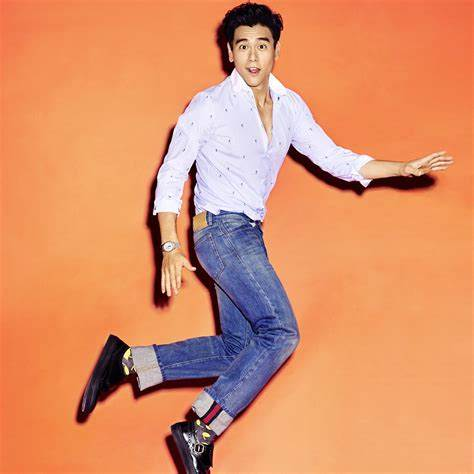
#> input picture hw/hw3/q2/Pyy.jpg, 474 x 474 px
$ python GraphCut.py   (older library calls are emulated)
#> lines starting #> are read from the running program, lines starting #| are printed output that depends on the picture
from cv2 import cv2
import numpy as np
import maxflow
import matplotlib.pyplot as plt
MAXVAL=1000000
sigma=5
def get_node_num(i, j, M):
    return j*M+i
def get_xy(nodenum, M):
    return nodenum % M, int(nodenum/M)

# [29 lines left out: function colorplatte, not called in this run]

def parse_data(data):
    datafile=open(data)
    dataArr=[]
    for line in datafile.readlines():
        curpair=line.split("\t")
        curpair=list(map(int,curpair))
        dataArr.append((curpair[0]-1,curpair[1]-1))
    return dataArr

def const_G(I,M,N,bg,fg):
    G=np.array([0.5]*(M*N))
    G=np.reshape(G,(M,N))
    # print(G.shape)
    # print(bg[0])
    for i in range(len(bg)):
        G[bg[i][0]][bg[i][1]] = 0
    for i in range(len(fg)):
        G[fg[i][0]][fg[i][1]] = 1
    return G
def VertexEdge(G,M,I):
    V=[]
    E=[]
    for i in range(M):
        for j in range(N):
            if G[i,j]==0:#bg
                V.append((get_node_num(j,i,M), MAXVAL, 0))
            elif G[i,j]==1:
                V.append((get_node_num(j,i,M), 0, MAXVAL))
            else:
                V.append((get_node_num(j,i,M), 0, 0))
    for i in range(M-1):
        for j in range(N-1):
            state=get_node_num(j,i,M)
            nstate=get_node_num(j+1,i,M)
            tmp=-np.sum((I[i,j]-I[i,j+1].astype(np.float64))**2)
            w = np.exp(tmp/2/sigma/sigma)
            E.append((state,nstate,w))

            nstate=get_node_num(j,i+1,M)
            tmp=-np.sum((I[i,j]-I[i+1,j].astype(np.float64))**2)
            w = np.exp(tmp/2/sigma/sigma)
            E.append((state,nstate,w))
    return V,E

# [27 lines left out: functions find_maxflow, visulize, not called in this run]

def runGC(I,M,N,bg,fg):
    G=const_G(I,M,N,bg,fg)
    V,E=VertexEdge(G,M,I)
    mask=find_maxflow(I,V,E,M)
    return mask

# [19 lines left out: function MultiGC, not called in this run]


I=cv2.imread("Pyy.jpg")
#> I is the input picture: shape (474, 474, 3); mean B, G, R 106.1, 145.5, 220.2
bg=parse_data('points/bg_points.txt')
#> (reads hw/hw3/q2/points/bg_points.txt from the repository)
# bgv2=parse_data('bgv2_points.txt')
fg=parse_data('points/fg_points.txt')
#> (reads hw/hw3/q2/points/fg_points.txt from the repository)
fg_comb=parse_data('points/fg_comb.txt')
#> (reads hw/hw3/q2/points/fg_comb.txt from the repository)

shirt=parse_data('points/shirt_points.txt')
#> (reads hw/hw3/q2/points/shirt_points.txt from the repository)
person=parse_data('points/person_points.txt')
jeans=parse_data('points/jeans_points.txt')
M,N,P=I.shape
#> M = 474; N = 474; P = 3


mask=runGC(I,M,N,bg,fg_comb)
#> in runGC, `G=const_G(I,M,N,bg,fg)`:
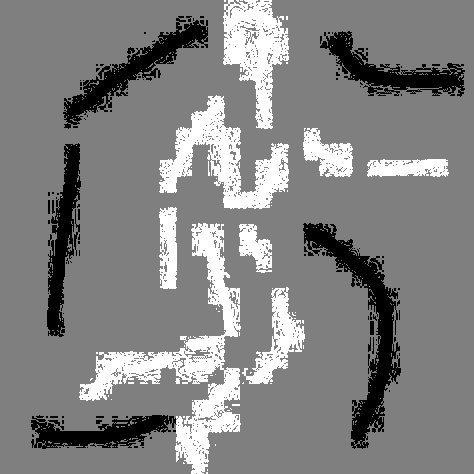
#> G: shape (474, 474) float64; min 0, max 1, mean 0.516
#> (the run stopped early here; a loop or call above may not have finished)
